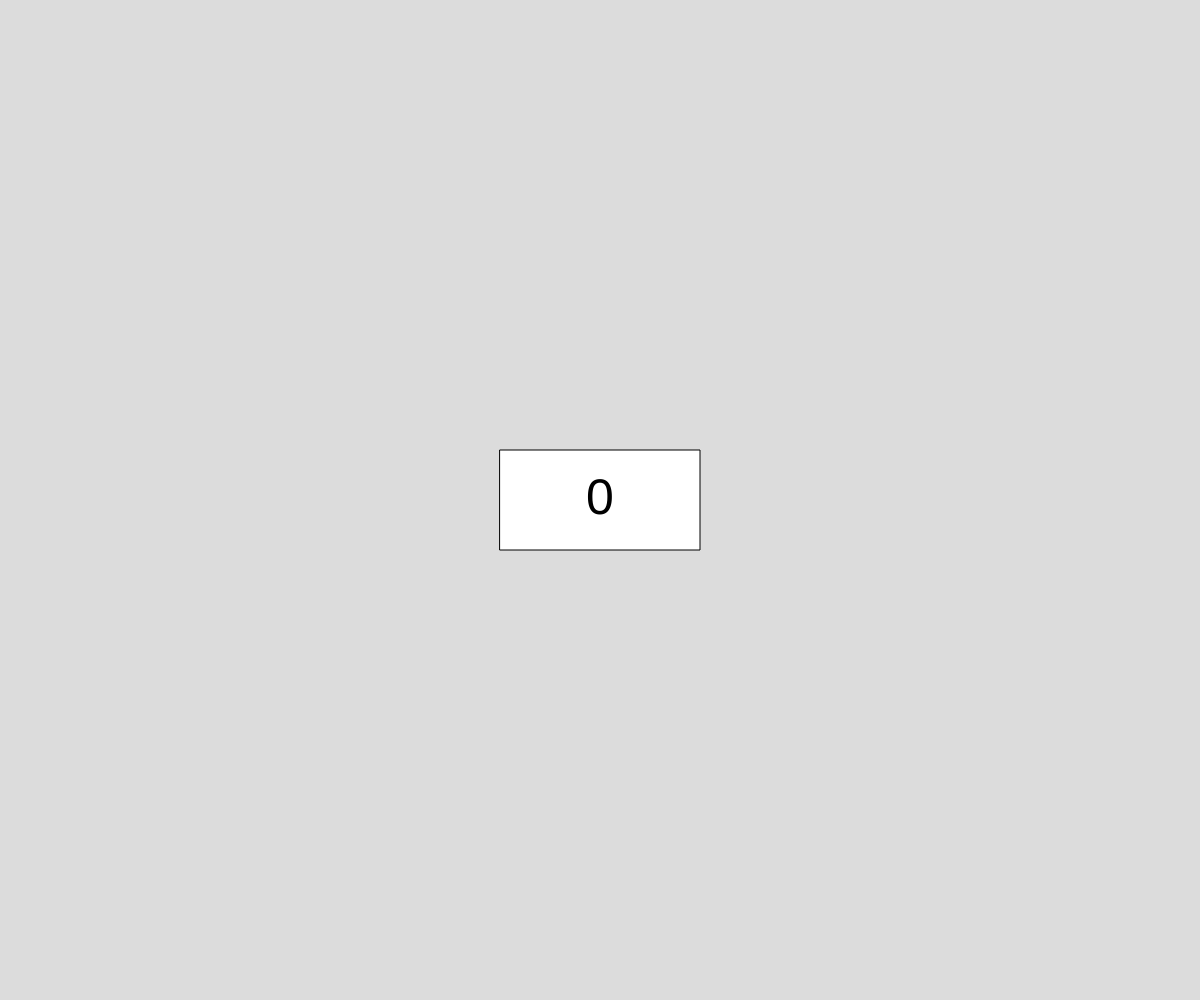
Frame 1 (no input)
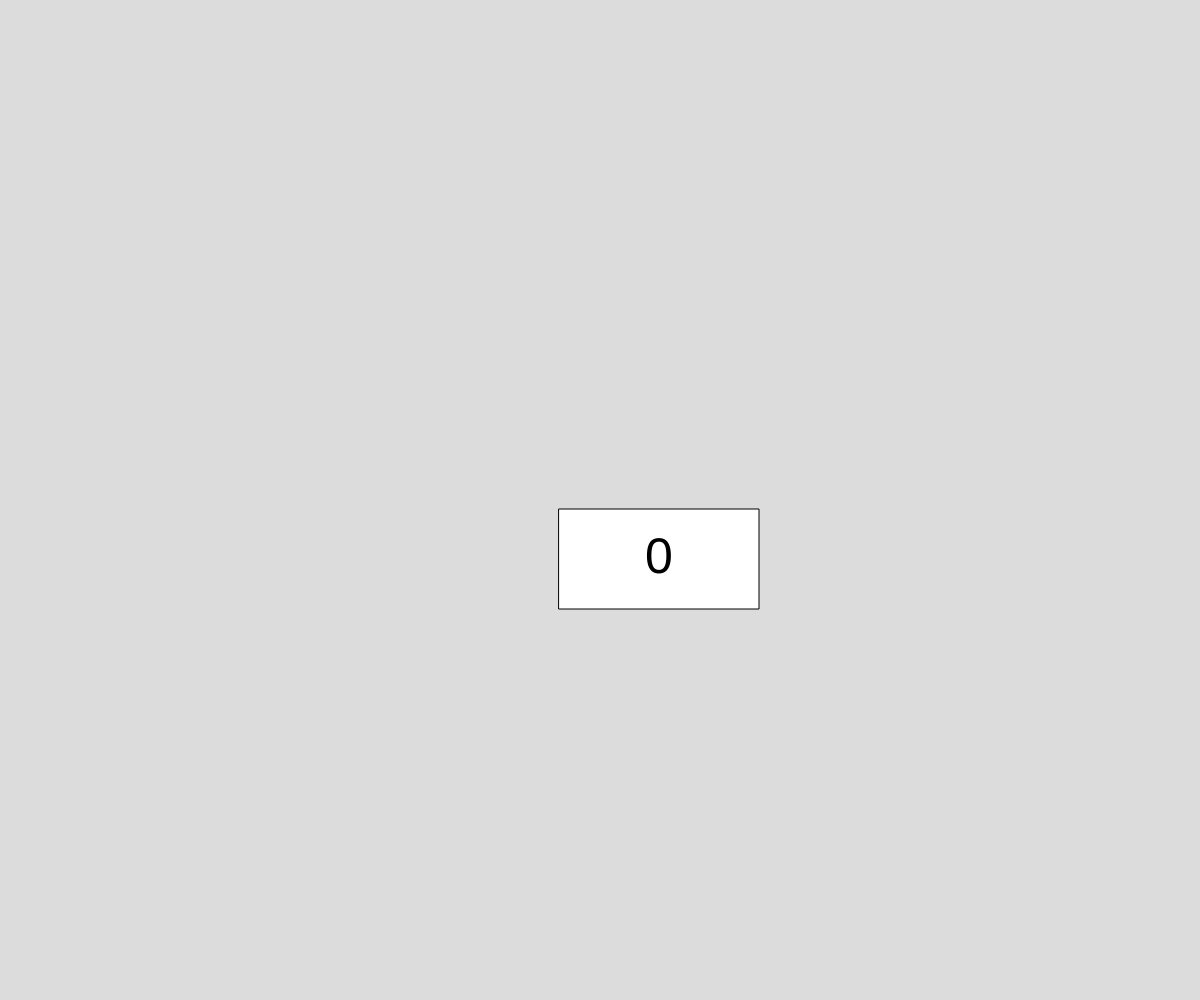
Frame 60 (no input)
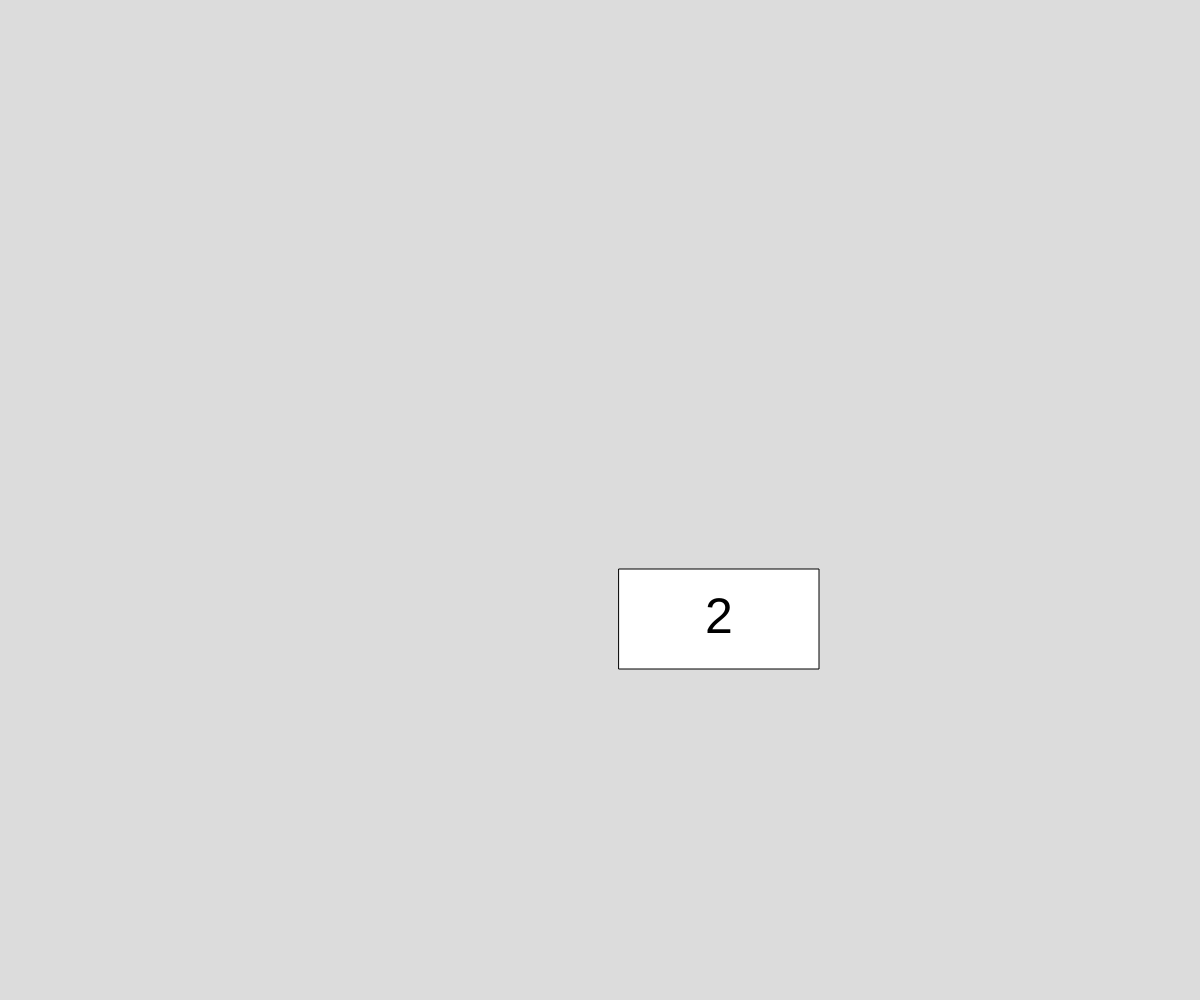
Frame 120 (the mouse pressed at the canvas centre since frame 60)

The p5.js sketch that drew these frames (run headless with seeded random() and noise() and a simulated clock; from frame 60 on, the mouse is pressed at the canvas centre):

// p5.js sketch
// ── sketch.js
let x, y; // position
let dx = 1; // x velocity
let dy = 1; // y velocity

function setup() {
  createCanvas(windowWidth, windowHeight);
  x = width / 2;
  y = height / 2;
}

function draw() {
  background(220);
  rectMode(CENTER);
  textAlign(CENTER, CENTER);
  textSize(50);

  // Draw the rectangle
  rect(x, y, 200, 100);

  // Display the time inside the rectangle
  let timeNow = millis();
  text(floor(timeNow / 1000), x, y);

  // Move the rectangle
  x += dx;
  y += dy;

  // Bounce off edges
  if (x < 100 || x > width - 100) {
    dx *= -1;
  }
  if (y < 50 || y > height - 50) {
    dy *= -1;
  }
}

function touchStarted() {
  var fs = fullscreen();
  if (!fs) {
    fullscreen(true);
  }
}

function windowResized() {
  resizeCanvas(windowWidth, windowHeight);
}

// Prevent default touch behavior
document.ontouchmove = function(event) {
  event.preventDefault();
};
